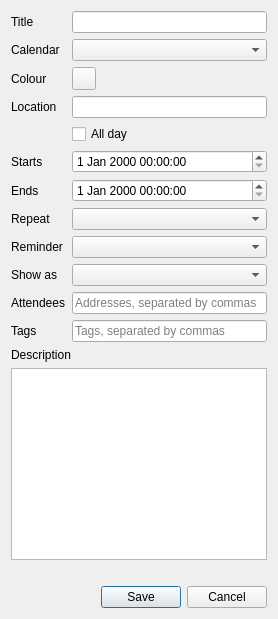
<?xml version="1.0" encoding="UTF-8"?>
<ui version="4.0">
 <class>EventEditor</class>
 <widget class="QWidget" name="EventEditor">
  <layout class="QVBoxLayout" name="layout">
   <item>
    <layout class="QFormLayout" name="fields">
     <item row="0" column="0">
      <widget class="QLabel" name="summaryLabel">
       <property name="text">
        <string>Title</string>
       </property>
       <property name="buddy">
        <cstring>summary</cstring>
       </property>
      </widget>
     </item>
     <item row="0" column="1">
      <widget class="QLineEdit" name="summary" />
     </item>
     <item row="1" column="0">
      <widget class="QLabel" name="calendarLabel">
       <property name="text">
        <string>Calendar</string>
       </property>
       <property name="buddy">
        <cstring>calendar</cstring>
       </property>
      </widget>
     </item>
     <item row="1" column="1">
      <widget class="QComboBox" name="calendar" />
     </item>
     <item row="2" column="0">
      <widget class="QLabel" name="colourLabel">
       <property name="text">
        <string>Colour</string>
       </property>
       <property name="buddy">
        <cstring>colour</cstring>
       </property>
      </widget>
     </item>
     <item row="2" column="1">
      <widget class="QToolButton" name="colour" />
     </item>
     <item row="3" column="0">
      <widget class="QLabel" name="locationLabel">
       <property name="text">
        <string>Location</string>
       </property>
       <property name="buddy">
        <cstring>location</cstring>
       </property>
      </widget>
     </item>
     <item row="3" column="1">
      <widget class="QLineEdit" name="location" />
     </item>
     <item row="4" column="1">
      <widget class="QCheckBox" name="allDay">
       <property name="text">
        <string>All day</string>
       </property>
      </widget>
     </item>
     <item row="5" column="0">
      <widget class="QLabel" name="startLabel">
       <property name="text">
        <string>Starts</string>
       </property>
       <property name="buddy">
        <cstring>start</cstring>
       </property>
      </widget>
     </item>
     <item row="5" column="1">
      <widget class="QDateTimeEdit" name="start" />
     </item>
     <item row="6" column="0">
      <widget class="QLabel" name="endLabel">
       <property name="text">
        <string>Ends</string>
       </property>
       <property name="buddy">
        <cstring>end</cstring>
       </property>
      </widget>
     </item>
     <item row="6" column="1">
      <widget class="QDateTimeEdit" name="end" />
     </item>
     <item row="7" column="0">
      <widget class="QLabel" name="repeatLabel">
       <property name="text">
        <string>Repeat</string>
       </property>
       <property name="buddy">
        <cstring>repeat</cstring>
       </property>
      </widget>
     </item>
     <item row="7" column="1">
      <widget class="QComboBox" name="repeat" />
     </item>
     <item row="8" column="0">
      <widget class="QLabel" name="reminderLabel">
       <property name="text">
        <string>Reminder</string>
       </property>
       <property name="buddy">
        <cstring>reminder</cstring>
       </property>
      </widget>
     </item>
     <item row="8" column="1">
      <widget class="QComboBox" name="reminder" />
     </item>
     <item row="9" column="0">
      <widget class="QLabel" name="busyLabel">
       <property name="text">
        <string>Show as</string>
       </property>
       <property name="buddy">
        <cstring>busy</cstring>
       </property>
      </widget>
     </item>
     <item row="9" column="1">
      <widget class="QComboBox" name="busy" />
     </item>
     <item row="10" column="0">
      <widget class="QLabel" name="attendeesLabel">
       <property name="text">
        <string>Attendees</string>
       </property>
       <property name="buddy">
        <cstring>attendees</cstring>
       </property>
      </widget>
     </item>
     <item row="10" column="1">
      <widget class="QLineEdit" name="attendees">
       <property name="placeholderText">
        <string>Addresses, separated by commas</string>
       </property>
      </widget>
     </item>
     <item row="11" column="0">
      <widget class="QLabel" name="tagsLabel">
       <property name="text">
        <string>Tags</string>
       </property>
       <property name="buddy">
        <cstring>tags</cstring>
       </property>
      </widget>
     </item>
     <item row="11" column="1">
      <widget class="QLineEdit" name="tags">
       <property name="placeholderText">
        <string>Tags, separated by commas</string>
       </property>
      </widget>
     </item>
    </layout>
   </item>
   <item>
    <widget class="QLabel" name="descriptionLabel">
     <property name="text">
      <string>Description</string>
     </property>
    </widget>
   </item>
   <item>
    <widget class="QPlainTextEdit" name="description" />
   </item>
   <item>
    <widget class="QLabel" name="result">
     <property name="wordWrap">
      <bool>true</bool>
     </property>
    </widget>
   </item>
   <item>
    <widget class="QDialogButtonBox" name="buttons">
     <property name="standardButtons">
      <set>QDialogButtonBox::Save|QDialogButtonBox::Cancel</set>
     </property>
    </widget>
   </item>
  </layout>
 </widget>
 <resources />
 <connections />
</ui>
